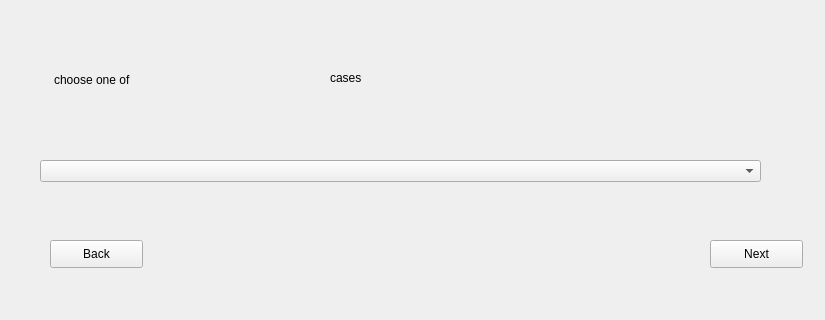
<?xml version="1.0" encoding="UTF-8"?>
<ui version="4.0">
 <class>FormCases</class>
 <widget class="QWidget" name="FormCases">
  <property name="geometry">
   <rect>
    <x>0</x>
    <y>0</y>
    <width>825</width>
    <height>320</height>
   </rect>
  </property>
  <property name="windowTitle">
   <string>Cases</string>
  </property>
  <widget class="QLabel" name="label">
   <property name="geometry">
    <rect>
     <x>54</x>
     <y>70</y>
     <width>171</width>
     <height>20</height>
    </rect>
   </property>
   <property name="text">
    <string>choose one of</string>
   </property>
  </widget>
  <widget class="QLabel" name="lb_examinerName">
   <property name="geometry">
    <rect>
     <x>210</x>
     <y>80</y>
     <width>55</width>
     <height>16</height>
    </rect>
   </property>
   <property name="text">
    <string/>
   </property>
  </widget>
  <widget class="QLabel" name="label_3">
   <property name="geometry">
    <rect>
     <x>330</x>
     <y>70</y>
     <width>71</width>
     <height>16</height>
    </rect>
   </property>
   <property name="text">
    <string>cases</string>
   </property>
  </widget>
  <widget class="QComboBox" name="comboBoxcases">
   <property name="geometry">
    <rect>
     <x>40</x>
     <y>160</y>
     <width>721</width>
     <height>22</height>
    </rect>
   </property>
  </widget>
  <widget class="QPushButton" name="ptnNext">
   <property name="geometry">
    <rect>
     <x>710</x>
     <y>240</y>
     <width>93</width>
     <height>28</height>
    </rect>
   </property>
   <property name="text">
    <string>Next</string>
   </property>
  </widget>
  <widget class="QPushButton" name="btnBack">
   <property name="geometry">
    <rect>
     <x>50</x>
     <y>240</y>
     <width>93</width>
     <height>28</height>
    </rect>
   </property>
   <property name="text">
    <string>Back</string>
   </property>
  </widget>
 </widget>
 <resources/>
 <connections/>
</ui>
